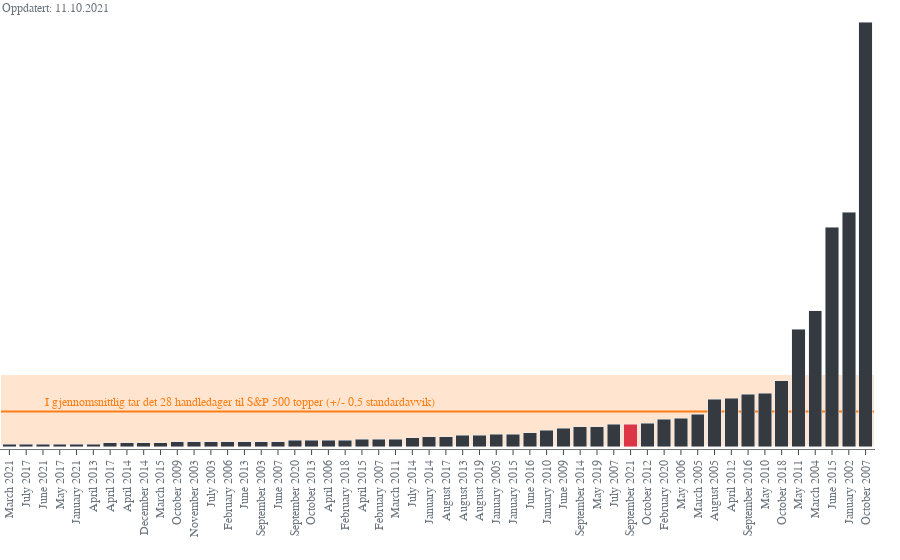

The notebook cell this image was saved under:
### Code cell
hover_data={'color':False, 
            'value':':.0f'}


fig = px.bar(df2.sort_values("varighet", ascending=True), color="color", x='start', y='varighet', hover_name="start", text="varighet", hover_data=hover_data,
            color_discrete_sequence=["#343a40", "#dc3545"],
             #range_x=[0,500]
             )
fig.update_traces(texttemplate='%{text:.0} dager', textposition='auto', hovertemplate='%{text:.0} dager')


fig.add_shape(type='rect', layer="below",
                x0=-0.5, y0=df2["varighet"].mean()-df2["varighet"].std()*0.5,
                x1=51.5, y1=df2["varighet"].mean()+df2["varighet"].std()*0.5,
                line=dict(color='rgba(220,53,69,0)',),
                xref='x', yref='y', fillcolor= "rgba(253,126,20,0.2)")

fig.add_shape(type='line', layer="below",
                x0=-0.5, y0=df2["varighet"].mean(),
                x1=51.5, y1=df2["varighet"].mean(),
                line=dict(color= "#fd7e14",),
                xref='x', yref='y')




fig.update_layout(showlegend=False,
                 #hoverlabel = dict(bgcolor = "#aab2bd"),
                  xaxis=dict(title="",
                            showline=True,
                            showgrid=False,
                            showticklabels=True,
                            zeroline=False,
                            tickangle=-90,
                            linecolor="#6c757d",
                            linewidth=1,
                            ticks="outside",
                            tickfont=dict(family="Arial", size=12, color="#6c757d"),
                            titlefont=dict(family="Arial", size=12, color="rgb(150,150,150)"),),
                  yaxis=dict(title="",
                            side="right",
                            showgrid=False,
                            showticklabels=False,
                            tickfont=dict(family="Arial", size=12, color="rgba(150,150,150,0.6)")),
                  plot_bgcolor="rgba(0,0,0,0)", paper_bgcolor='rgba(0, 0, 0, 0)',
                  margin=dict(l=0, r=0, t=0, b=0),
                 )


fig.update_layout(uniformtext_minsize=8, uniformtext_mode='hide')
fig.update_layout(barmode='stack', xaxis={'categoryorder':'total ascending'})

annotations = []

annotations.append(dict(xref="paper", yref="paper", x=0, y=1,
                       xanchor="left", yanchor="top", align="left",
                       text="Oppdatert: "+latest.strftime('%d.%m.%Y'),
                       font=dict(family="Arial",
                                size=12,
                                color="#6c757d"),
                       showarrow=False))
annotations.append(dict(x=2, y=df2["varighet"].mean(),
                       xanchor="left", yanchor="bottom", align="left",
                       text="I gjennomsnittlig tar det "+str(round(df2["varighet"].mean()))+" handledager til S&P 500 topper (+/- 0,5 standardavvik)",
                       font=dict(family="Arial",
                                size=12,
                                color="#fd7e14"),
                       showarrow=False))

fig.update_layout(annotations=annotations)

fig.show()

### Figure 1 — Plotly figure (JSON) as saved in the notebook; plotly's stock layout.template omitted (floating-point values rounded to 4 significant figures)
{"data": [{"alignmentgroup": "True", "customdata": [[0, -0.01342], [0, -0.009369], [0, -0.01312], [0, -0.01818], [0, -0.01931], [0, -0.006701], [0, -0.01055], [0, -0.03017], [0, -0.01478], [0, -0.01885], [0, -0.0256], [0, -0.009563], [0, -0.02509], [0, -0.01264], [0, -0.03428], [0, -0.007276], [0, -0.01925], [0, -0.03577], [0, -0.02268], [0, -0.008707], [0, -0.06558], [0, -0.01267], [0, -0.05192], [0, -0.04783], [0, -0.03071], [0, -0.04735], [0, -0.01959], [0, -0.01856], [0, -0.03119], [0, -0.02226], [0, -0.03184], [0, -0.03777], [0, -0.05351], [0, -0.0457], [0, -0.06796], [0, -0.04753], [0, -0.08749], [0, -0.07137], [0, -0.3297], [0, -0.06297], [0, -0.0503], [0, -0.03674], [0, -0.07536], [0, -0.04407], [0, -0.1287], [0, -0.1837], [0, -0.1755], [0, -0.06782], [0, -0.1348], [0, -0.322], [0, -0.5634]], "hovertemplate": "%{text:.0} dager", "hovertext": ["March 2021", "July 2017", "June 2021", "May 2017", "January 2021", "April 2013", "April 2017", "April 2014", "December 2014", "March 2015", "October 2009", "November 2003", "July 2003", "February 2006", "June 2013", "September 2003", "June 2007", "September 2020", "October 2013", "April 2006", "February 2018", "April 2015", "February 2007", "March 2011", "July 2014", "January 2014", "August 2017", "August 2013", "August 2019", "January 2005", "January 2015", "June 2016", "January 2010", "June 2009", "September 2014", "May 2019", "July 2007", "October 2012", "February 2020", "May 2006", "March 2005", "August 2005", "April 2012", "September 2016", "May 2010", "October 2018", "May 2011", "March 2004", "June 2015", "January 2002", "October 2007"], "legendgroup": "False", "marker": {"color": "#343a40"}, "name": "False", "offsetgroup": "False", "orientation": "v", "showlegend": true, "text": [2, 2, 2, 2, 2, 2, 3, 3, 3, 3, 4, 4, 4, 4, 4, 4, 4, 5, 5, 5, 5, 6, 6, 6, 7, 8, 8, 9, 9, 10, 10, 11, 13, 15, 16, 16, 18, 19, 22, 23, 26, 38, 39, 42, 43, 53, 94, 109, 176, 188, 340], "textposition": "auto", "texttemplate": "%{text:.0} dager", "type": "bar", "x": ["March 2021", "July 2017", "June 2021", "May 2017", "January 2021", "April 2013", "April 2017", "April 2014", "December 2014", "March 2015", "October 2009", "November 2003", "July 2003", "February 2006", "June 2013", "September 2003", "June 2007", "September 2020", "October 2013", "April 2006", "February 2018", "April 2015", "February 2007", "March 2011", "July 2014", "January 2014", "August 2017", "August 2013", "August 2019", "January 2005", "January 2015", "June 2016", "January 2010", "June 2009", "September 2014", "May 2019", "July 2007", "October 2012", "February 2020", "May 2006", "March 2005", "August 2005", "April 2012", "September 2016", "May 2010", "October 2018", "May 2011", "March 2004", "June 2015", "January 2002", "October 2007"], "xaxis": "x", "y": [2, 2, 2, 2, 2, 2, 3, 3, 3, 3, 4, 4, 4, 4, 4, 4, 4, 5, 5, 5, 5, 6, 6, 6, 7, 8, 8, 9, 9, 10, 10, 11, 13, 15, 16, 16, 18, 19, 22, 23, 26, 38, 39, 42, 43, 53, 94, 109, 176, 188, 340], "yaxis": "y"}, {"alignmentgroup": "True", "customdata": [[1, -0.03873]], "hovertemplate": "%{text:.0} dager", "hovertext": ["September 2021"], "legendgroup": "True", "marker": {"color": "#dc3545"}, "name": "True", "offsetgroup": "True", "orientation": "v", "showlegend": true, "text": [18], "textposition": "auto", "texttemplate": "%{text:.0} dager", "type": "bar", "x": ["September 2021"], "xaxis": "x", "y": [18], "yaxis": "y"}], "layout": {"annotations": [{"align": "left", "font": {"color": "#6c757d", "family": "Arial", "size": 12}, "showarrow": false, "text": "Oppdatert: 11.10.2021", "x": 0, "xanchor": "left", "xref": "paper", "y": 1, "yanchor": "top", "yref": "paper"}, {"align": "left", "font": {"color": "#fd7e14", "family": "Arial", "size": 12}, "showarrow": false, "text": "I gjennomsnittlig tar det 28 handledager til S&P 500 topper (+/- 0,5 standardavvik)", "x": 2, "xanchor": "left", "y": 28.27, "yanchor": "bottom"}], "barmode": "stack", "legend": {"title": {"text": "color"}, "tracegroupgap": 0}, "margin": {"b": 0, "l": 0, "r": 0, "t": 0}, "paper_bgcolor": "rgba(0, 0, 0, 0)", "plot_bgcolor": "rgba(0,0,0,0)", "shapes": [{"fillcolor": "rgba(253,126,20,0.2)", "layer": "below", "line": {"color": "rgba(220,53,69,0)"}, "type": "rect", "x0": -0.5, "x1": 51.5, "xref": "x", "y0": -1.029, "y1": 57.57, "yref": "y"}, {"layer": "below", "line": {"color": "#fd7e14"}, "type": "line", "x0": -0.5, "x1": 51.5, "xref": "x", "y0": 28.27, "y1": 28.27, "yref": "y"}], "showlegend": false, "uniformtext": {"minsize": 8, "mode": "hide"}, "xaxis": {"anchor": "y", "categoryorder": "total ascending", "domain": [0, 1], "linecolor": "#6c757d", "linewidth": 1, "showgrid": false, "showline": true, "showticklabels": true, "tickangle": -90, "tickfont": {"color": "#6c757d", "family": "Arial", "size": 12}, "ticks": "outside", "title": {"font": {"color": "rgb(150,150,150)", "family": "Arial", "size": 12}, "text": ""}, "zeroline": false}, "yaxis": {"anchor": "x", "domain": [0, 1], "showgrid": false, "showticklabels": false, "side": "right", "tickfont": {"color": "rgba(150,150,150,0.6)", "family": "Arial", "size": 12}, "title": {"text": ""}}}}
